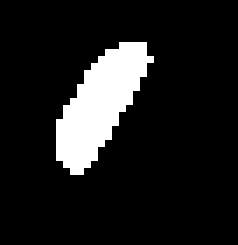
#> input picture scripts/data/cell.tif, 34 x 35 px, found by its file name (shown 7 times larger)
$ python medial_axis_skeletonization_keren_v2.py   (Python 2 division)   (older library calls are emulated)
#> lines starting #> are read from the running program, lines starting #| are printed output that depends on the picture; after the words box and inside, x2 and y2 are one past the last pixel; in counts of white or black regions, pixels touching at a corner belong together
import numpy as np
from scipy import ndimage
from skimage.morphology import medial_axis
import matplotlib.pyplot as plt
from skimage import io
import os,sys,random,math
from skimage.color import rgb2gray
from skimage.feature import blob_dog, blob_log, blob_doh
from skimage.filter import threshold_otsu
from skimage.segmentation import clear_border
from skimage.morphology import label, closing, square
from skimage.measure import regionprops
from skimage.color import label2rgb
import matplotlib.patches as mpatches
import matplotlib.mlab as mlab
from sklearn import preprocessing
import matplotlib.path
#http://www.tp.umu.se/~nylen/pylect/advanced/scikit-learn/index.html#id9
#http://scikit-learn.org/stable/auto_examples/cluster/plot_segmentation_toy.html
#http://scikit-image.org/docs/dev/auto_examples/plot_blob.html
#http://peekaboo-vision.blogspot.com/2012/02/simplistic-minimum-spanning-tree-in.html

def extend_skeleton(ordered_skeleton,polygon):
    vv=polygon#.vertices
    coords=ordered_skeleton
    #extent the line between the first two points in both direction and see when you get outside of the polygon
    #get line from two points
    fig, ax = plt.subplots()
    ax.scatter(vv[:,0], vv[:,1],c='green')
    ax.set_aspect('equal')
    a0=coords[:,0]
    a1=coords[:,1]
    m=(a1[1]-a0[1])/(a1[0]-a0[0])
    b=a1[1]-m*a1[0]
    #annotate(ax, '', coords[:,0],  coords[:,1])
    annotate(ax, '', coords[:,0],  coords[:,1],'red')
    annotate(ax, '', coords[:,0],  [coords[:,0][0],b+m],'orange')
    annotate(ax, '', coords[:,0],  [coords[:,0][0],b+2*m],'blue')
    annotate(ax, '', coords[:,0],  [coords[:,0][0],b+3*m],'green')

    # print coords[:,0],  coords[:,1],coords[:,0]-coords[:,1]
    # annotate(ax, '', coords[:,coords.shape[1]-2],  coords[:,coords.shape[1]-3])
    # #print  coords[:,coords.shape[1]-2],  coords[:,len(coords)-1], coords[:,len(coords)-2]-coords[:,len(coords)-1]
    plt.show()

def get_cells(image):
    '''
    Get cellls from the polygon.
    '''
    new_image=np.ones([3,image.shape[0],image.shape[1]],dtype=float)
    # apply threshold
    thresh = threshold_otsu(image)
    bw=image

    # remove artifacts connected to image border
    cleared = bw.copy()
    clear_border(cleared)

    # label image regions
    label_image = label(cleared)
    #skimage.measure.label
    #find_contours
    borders = np.logical_xor(bw, cleared)
    label_image[borders] = -1
    image_label_overlay = label2rgb(label_image, image=image)

    #extract the regions and get a polygon per region
    polygons=[]
    for i,region in enumerate(regionprops(label_image)):
        # skip small images
        if region.area < 100:
            continue
        #polygons.append(matplotlib.path.Path(region.coords))
        print (region.coords.shape)
        a=np.zeros(region.coords.shape)
        a[:,0]=region.coords[:,1]
        a[:,1]=region.coords[:,0]
        polygons.append(a)
    return polygons

# [17 lines left out: function pca_analysis, not called in this run]


def annotate(ax, name, start, end,color='red'):
    print start,end
    arrow = ax.annotate(name,
                        xy=end, xycoords='data',
                        xytext=start, textcoords='data',
                        arrowprops=dict(facecolor=color, width=2.0))
    return arrow


def get_ordered_skeleton(dist_matrix,coords,copy_matrix=True):
#def get_minimum_spanning_tree(dist_matrix,coords,copy_matrix=True):
    """dist_matrix are edge weights of fully connected graph"""
    X = dist_matrix
    if copy_matrix:
        X = X.copy()

    if X.shape[0] != X.shape[1]:
        raise ValueError("X needs to be square matrix of edge weights")
    n_vertices = X.shape[0]
    spanning_edges = []

    # initialize with node 0:
    visited_vertices = [0]
    num_visited = 1
    # exclude self connections:
    diag_indices = np.arange(n_vertices)
    X[diag_indices, diag_indices] = np.inf

    while num_visited != n_vertices:
        new_edge = np.argmin(X[visited_vertices], axis=None)
        # 2d encoding of new_edge from flat, get correct indices
        new_edge = divmod(new_edge, n_vertices)
        new_edge = [visited_vertices[new_edge[0]], new_edge[1]]
        # add edge to tree
        spanning_edges.append(new_edge)
        visited_vertices.append(new_edge[1])
        # remove all edges inside current tree
        X[visited_vertices, new_edge[1]] = np.inf
        X[new_edge[1], visited_vertices] = np.inf
        num_visited += 1
    order =  np.vstack(spanning_edges)
    ordered_corrds_x=[]
    ordered_corrds_y=[]
    for ind in order:
        ordered_corrds_x.append(coords[0,ind[0]])
        ordered_corrds_y.append(coords[1,ind[0]])
    ordered_corrds=np.zeros([2,len(ordered_corrds_x)])
    ordered_corrds[0,:]=ordered_corrds_x
    ordered_corrds[1,:]=ordered_corrds_y
    return ordered_corrds

def skeleton_coords_to_distance_matrix(coords):
    mat = np.zeros([coords.shape[1],coords.shape[1]])
    for i in range(coords.shape[1]):
        for j in range(coords.shape[1]):
            mat[i,j] = math.sqrt((coords[0,i]-coords[0,j])*(coords[0,i]-coords[0,j])+(coords[1,i]-coords[1,j])*(coords[1,i]-coords[1,j]))
    return mat

def get_skeleton_coords(dist_on_skel):
    non_zero_points = np.nonzero(dist_on_skel)
    coords = np.zeros([2,len(non_zero_points[0])])
    coords[0,:]=non_zero_points[1]
    coords[1,:]=non_zero_points[0]
    return coords #coords[:,0] is the first point

def sort_coords(coords):
    num_points = coords.shape[1]
    pp=[]
    for i in range(num_points):
        pp.append(coords[:,i])
    #compute centroid
    cent = [(sum(coords[0,:])/num_points),(sum(coords[1,:])/num_points)]
    # sort by polar angle
    pp.sort(key=lambda p: math.atan2(p[1]-cent[1],p[0]-cent[0]))
    print pp

def is_point_within_polygon(point, polygonVertexCoords):
     path = matplotlib.path.Path( polygonVertexCoords)
     return path.contains_point(point[0], point[1])

def get_random_color(pastel_factor = 0.5):
    return [(x+pastel_factor)/(1.0+pastel_factor) for x in [random.uniform(0,1.0) for i in [1,2,3]]]

def color_distance(c1,c2):
    return sum([abs(x[0]-x[1]) for x in zip(c1,c2)])

# [118 lines left out: functions generate_new_color, get_random_colors, label_image_regions, detect_cells, microstructure, not called in this run]


def get_skeletons(image):
    # Compute the medial axis (skeleton) and the distance transform
    skel, distance = medial_axis(data, return_distance=True)
    dist_on_skel = distance * skel
    return dist_on_skel

#filename = os.path.join('/Users/kerenlasker/projects/opto/microscopy/scripts/data', 'pPOS70-1_w1Phase_mask.tif')

if __name__=="__main__":

    #### load a tif image of a cell
    filename = os.path.join('/Users/kerenlasker/projects/opto/microscopy/scripts/data', 'cell.tif')
    data = io.imread(filename)
#> data: shape (35, 34); 11.4% white; 1 white region, box (x1, y1, x2, y2) and area: (8, 6, 22, 25) 136

    #label_image_regions(data)
    polygons = get_cells(data)
#> in get_cells, `thresh = threshold_otsu(image)`: thresh = 0
#> in get_cells, `borders = np.logical_xor(bw, cleared)`: borders: shape (35, 34) bool; every value is 0
#> in get_cells, `image_label_overlay = label2rgb(label_image, image=image)`:
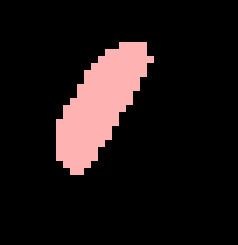
#> image_label_overlay: shape (35, 34, 3) float64 (shown 7 times larger); mean R, G, B 0.114, 0.08, 0.08
#> the loop in get_cells, `for i,region in enumerate(regionprops(label_image)):` made 1 pass
#| (136, 2)
#> after the loop in get_cells, `for i,region in enumerate(regionprops(label_image)):`: polygons = 1 point arrays, longest 136 points
#> polygons = 1 point arrays, longest 136 points
    dist_on_skel = get_skeletons(data)
#> in get_skeletons, `skel, distance = medial_axis(data, return_distance=True)`:
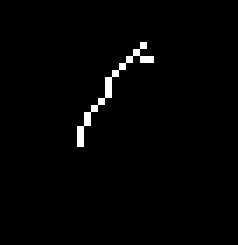
#> skel: shape (35, 34) bool (shown 7 times larger); 1.4% white in thin lines or dots, all inside (x1, y1, x2, y2) = (11, 6, 22, 21)
#> in get_skeletons, `skel, distance = medial_axis(data, return_distance=True)`:
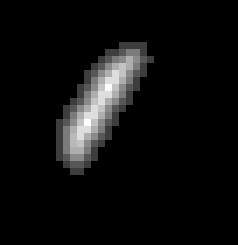
#> distance: shape (35, 34) float64 (shown 7 times larger); min 0, max 4.12, mean 0.23; drawn with min black and max white
    #print np.where(dist_on_skel>0)
    coords = get_skeleton_coords(dist_on_skel)
#> in get_skeleton_coords, `non_zero_points = np.nonzero(dist_on_skel)`: non_zero_points = 17 positions, rows 6 to 20, columns 11 to 21
    sort_coords(coords)
#> after the loop in sort_coords, `for i in range(num_points):`: pp = [[20, 6], [19, 7], [18, 8], [20, 8], [21, 8], [17, 9], [16, 10], [15, 11], [15, 12], [15, 13], [14, 14], [13, 15], [12, 16], [12, 17], [11, 18], [11, 19], [11, 20]]
#> in sort_coords, `cent = [(sum(coords[0,:])/num_points),(sum(coords[1,:])/num_points)]`: cent = [15.29, 12.41]
#> (printed output is left out)
    mat = skeleton_coords_to_distance_matrix(coords)
    order=get_ordered_skeleton(mat,coords)
#> the loop in get_ordered_skeleton, `while num_visited != n_vertices:` made 16 passes
#> new_edge on passes 1 to 12: [0, 1], [1, 2], [1, 3], [3, 4], [2, 5], [5, 6], [6, 7], [7, 8], [8, 9], [9, 10], [10, 11], [11, 12]
#> after the loop in get_ordered_skeleton, `while num_visited != n_vertices:`: num_visited = 17; spanning_edges = [[0, 1], [1, 2], [1, 3], [3, 4], [2, 5], [5, 6], [6, 7], [7, 8], [8, 9], [9, 10], [10, 11], [11, 12], [12, 13], [13, 14], [14, 15], [15, 16]]; visited_vertices = [0, 1, 2, 3, 4, 5, 6, 7, 8, 9, 10, 11, 12, 13, 14, 15, 16]
#> in get_ordered_skeleton, `order =  np.vstack(spanning_edges)`: order = 16 rows, first 8: [0, 1], [1, 2], [1, 3], [3, 4], [2, 5], [5, 6], [6, 7], [7, 8]
#> the loop in get_ordered_skeleton, `for ind in order:` made 16 passes
#> after the loop in get_ordered_skeleton, `for ind in order:`: ordered_corrds_x = [20, 19, 19, 20, 18, 17, 16, 15, 15, 15, 14, 13, 12, 12, 11, 11]; ordered_corrds_y = [6, 7, 7, 8, 8, 9, 10, 11, 12, 13, 14, 15, 16, 17, 18, 19]
    # [11 lines of commented-out code are left out]

    print "========= BEFORE EXTEND SEKELTON"
    extend_skeleton(order,polygons[0])
#> in extend_skeleton, `vv=polygon#.vertices`: vv = 136 pairs, first value 8 to 21, second value 6 to 24
#> in extend_skeleton, `a0=coords[:,0]`: a0 = [20, 6]
#> in extend_skeleton, `a1=coords[:,1]`: a1 = [19, 7]
#> in extend_skeleton, `m=(a1[1]-a0[1])/(a1[0]-a0[0])`: m = -1
#> in extend_skeleton, `b=a1[1]-m*a1[0]`: b = 26
#| [20.  6.] [19.  7.]
#| [20.  6.] [20.0, 25.0]
#| [20.  6.] [20.0, 24.0]
#| [20.  6.] [20.0, 23.0]
#> in extend_skeleton, `plt.show()`:
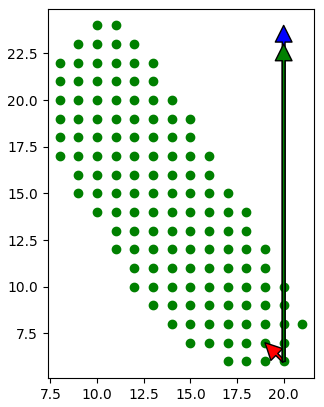
#> figure drawn by matplotlib, 1 panel
    print "========= AFTER EXTEND SEKELTON"

    sys.exit()
#> (the program exits here)
